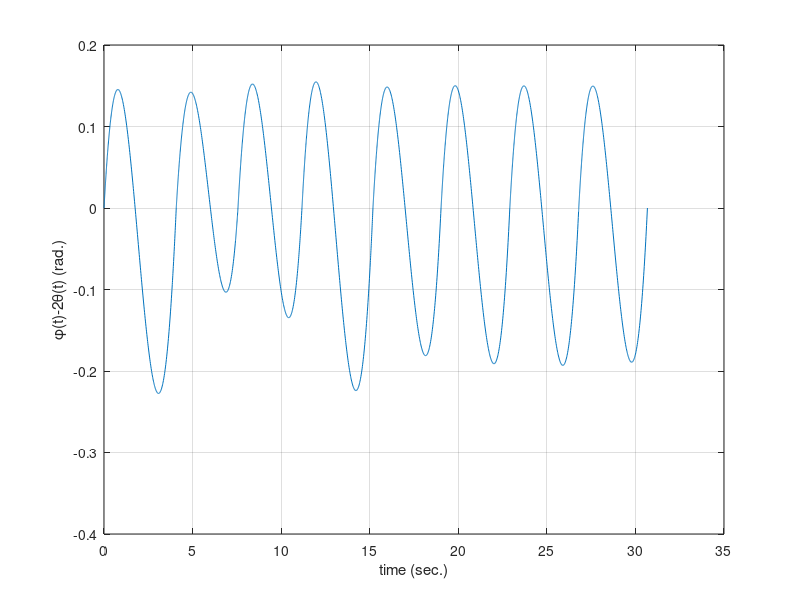
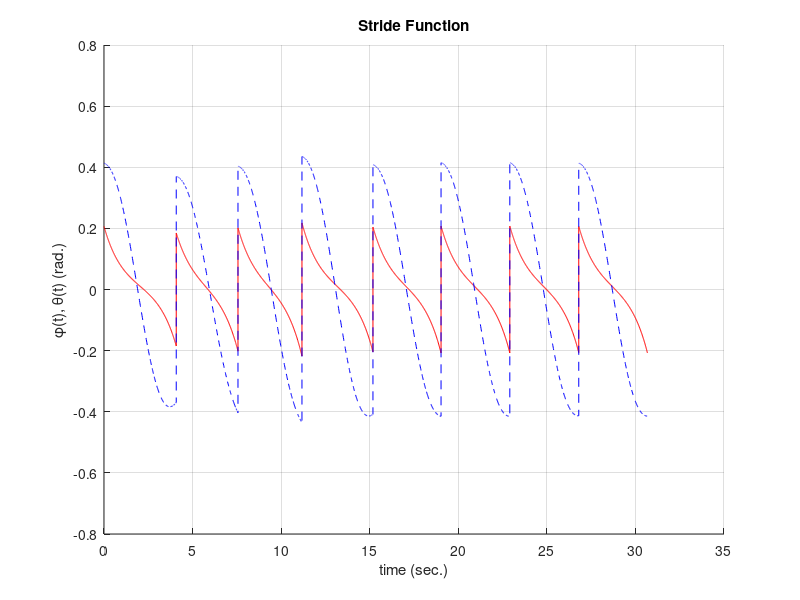
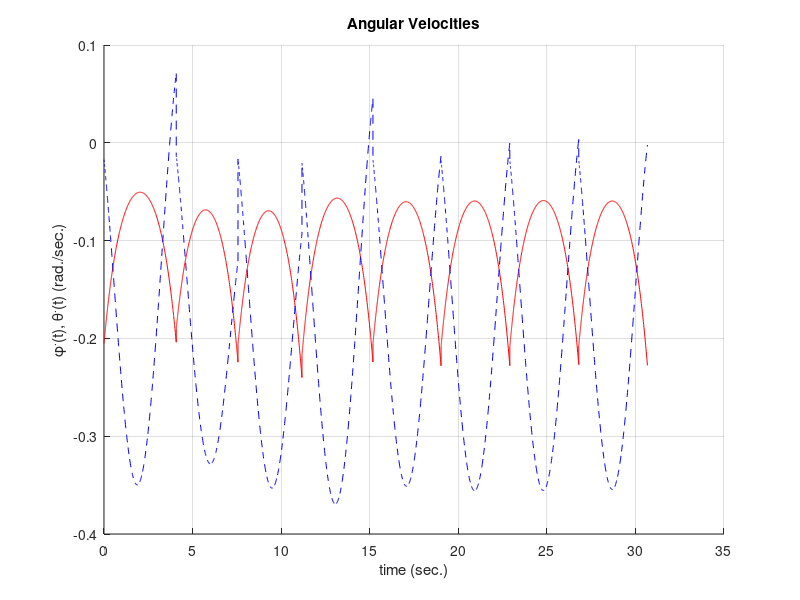
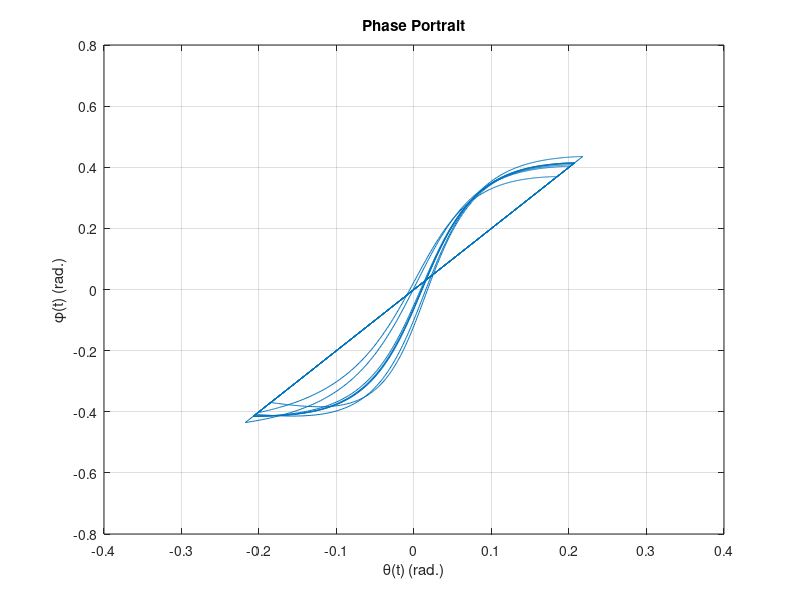

The MATLAB source for these figures, in order: (Note: this script raises an error after producing the figures.)
function fullwm(gam,B,steps)
%FULLWM  Simulation of passive dynamic walking - full dynamics of compass gait
%   FULLWM simulates the full dynamics of a compass gait passive dynamic walker
%   for eight STEPS with a default slope, GAM, of 0.01 radians and a ratio of
%   foot-to-hip mass, B, of 0.01.
%   
%   FULLWM(GAM) optionally specifies the slope angle, GAM, in radians.
%   
%   FULLWM(GAM, B) optionally specifies the ratio of foot to hip mass, B.
%   
%   FULLWM(GAM, B, STEPS) optionally specifies the integer number of STEPS to
%   simulate.
%   
%   See also: SIMPWM, WMVIEW.

%   Based on:
%   
%   [1] M. Garcia, A. Chatterjee, A. Ruina, and M. Coleman, "The Simplest
%   Walking Model: Stability, Complexity, and Scaling," ASME Journal of
%   Biomedical Engineering, Vol. 120, No. 2, pp. 281-288, 1998.
%   http://dx.doi.org/10.1115/1.2798313
%   
%   [2] Mario W. Gomes "A Derivation of the Transisition Rule at Heelstrike
%   which appears in the paper 'The Simplest Walking Model: Stability,
%   Complexity, and Scaling' by Garcia et al." pp. 1-3, Oct. 4, 1999.
%   http://ruina.tam.cornell.edu/research/topics/locomotion_and_robotics/simplest_walking/simplest_walking_gomes.pdf

%   Andrew D. Horchler, horchler @ gmail . com, Created 7-7-04
%   Revision: 1.1, 5-1-16


% Gamma: angle of slope (radians), used by integration function
if nargin < 1
    gam = 0.01;
end

%B: ratio of foot mass to hip mass
if nargin < 2
    B = 0.01;
end

% Integration time parameters
if nargin < 3
    steps = 8;	% Number of steps to simulate
end
per = 5;        % Max number of seconds allowed per step

% IC constants
Theta00 = 0.970956;
Theta10 = -0.270837;
alpha = -1.045203;
c1 = 1.062895;

% Calculate stable ICs from theoretically determined equations, B<0.01
tgam3 = Theta00*gam^(1/3);
y0 = [tgam3+Theta10*gam;
      alpha*tgam3+(alpha*Theta10+c1)*gam;
      2*(tgam3+Theta10*gam);
      (alpha*tgam3+(alpha*Theta10+c1)*gam)*(1-cos(2*(tgam3+Theta10*gam)))];

% Initialization
y = [];         % Vector to save states
t = [];         % Vector to save times
tci = 0;        % Collision index vector
h = [0 per];	% Integration period in seconds

% Set integration tolerances, turn on collision detection, add more output points
opts = odeset('RelTol',1e-4,'AbsTol',1e-8,'Refine',30,'Events',@collision);

% Loop to perform integration of a noncontinuous function
for i=1:steps
   [tout,yout] = ode45(@(t,y)f(t,y,gam,B),h,y0,opts);   % Integrate for one stride
   y = [y;yout];                                        %#ok<AGROW> % Append states to state vector
   t = [t;tout];                                        %#ok<AGROW> % Append times to time vector
   c2y1 = cos(2*y(end,1));                              % Calculate once for new ICs
   y0 = [-y(end,1);
         c2y1*y(end,2);
         -2*y(end,1);
         c2y1*(1-c2y1)*y(end,2)];                       % Mapping to calculate new ICs after collision
   tci = [tci length(t)];                               %#ok<AGROW> % Append collision index to collision index vector
   h = t(end)+[0 per];                                  % New integration period 
end

% Graph collision map
figure(1)
plot(t,y(:,3)-2*y(:,1))
grid on
xlabel('time (sec.)')
ylabel('\phi(t)-2\theta(t) (rad.)')

% Graph angular positions - the stride function
figure(2)
hold on
plot(t,y(:,1),'r',t,y(:,3),'b--')
grid on
title('Stride Function')
xlabel('time (sec.)')
ylabel('\phi(t), \theta(t) (rad.)')

% Graph angular velocities
figure(3)
hold on
plot(t,y(:,2),'r',t,y(:,4),'b--')
grid on
title('Angular Velocities')
xlabel('time (sec.)')
ylabel('\phi^.(t), \theta^.(t) (rad./sec.)')

% Phase plot of phi versus theta
figure(4)
plot(y(:,1),y(:,3))
grid on
title('Phase Portrait')
xlabel('\theta(t) (rad.)')
ylabel('\phi(t) (rad.)')

% Plot Hamiltonian
H = (0.5+B-B*cos(y(:,3))).*y(:,2).*y(:,2)+0.5*B*y(:,4).*y(:,4)+(B*cos(y(:,3))-B).*y(:,2).*y(:,4)+(1+B)*cos(y(:,1)-gam)-B*cos(y(:,1)-y(:,3)-gam);
figure(5)
plot(t,H-H(1))
grid on
title('Hamiltonian - Total Energy of System')
xlabel('time (sec.)')
ylabel('Hamiltonian: H(t)-H(0)')

% Run model animation: mview.m
wmview(y,gam,tci)



function ydot=f(t,y,gam,B)  %#ok<INUSL>
% ODE definition
% y1: theta
% y2: thetadot
% y3: phi
% y4: phidot
% gam: slope of incline (radians)
% B: ratio foot mass to hip mass

% Gravity divided by leg length
gl = 1;

% Simplifications to minimize operations
sub1 = 1-cos(y(3));
sub2 = B*gl*sin(y(1)-y(3)-gam);
sub3 = 1+2*B*sub1;
sub4 = B*sin(y(3))*y(4)*(y(4)-2*y(2))+(B+1)*gl*sin(y(1)-gam)-sub2;
sub5 = B*y(2)*y(2)*sin(y(3))+sub2;
sub6 = sub3-B*sub1*sub1;

% First order differential equations
ydot = [y(2);
        (sub1*sub5+sub4)/sub6;
        y(4);
        (sub1*sub4+sub3*sub5/B)/sub6];


function [val,ist,dir]=collision(t,y)   %#ok<INUSL>
% Check for heelstrike collision using zero-crossing detection

val = y(3)-2*y(1);    	% Geometric collision condition, when = 0
ist = 1;				% Stop integrating if collision found
dir = 1;				% Condition only true when passing from - to +